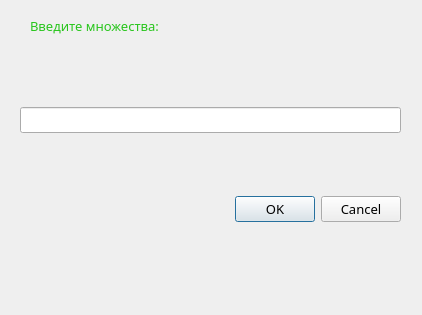
<?xml version="1.0" encoding="UTF-8"?>
<ui version="4.0">
 <class>Dialog</class>
 <widget class="QDialog" name="Dialog">
  <property name="geometry">
   <rect>
    <x>0</x>
    <y>0</y>
    <width>422</width>
    <height>315</height>
   </rect>
  </property>
  <property name="minimumSize">
   <size>
    <width>422</width>
    <height>315</height>
   </size>
  </property>
  <property name="windowTitle">
   <string>Dialog</string>
  </property>
  <widget class="QWidget" name="verticalLayoutWidget">
   <property name="geometry">
    <rect>
     <x>20</x>
     <y>50</y>
     <width>381</width>
     <height>231</height>
    </rect>
   </property>
   <layout class="QVBoxLayout" name="verticalLayout">
    <item>
     <widget class="QLineEdit" name="lineEdit">
      <property name="minimumSize">
       <size>
        <width>0</width>
        <height>10</height>
       </size>
      </property>
      <property name="baseSize">
       <size>
        <width>0</width>
        <height>10</height>
       </size>
      </property>
      <property name="font">
       <font>
        <family>Nokia Sans S60</family>
        <pointsize>10</pointsize>
       </font>
      </property>
     </widget>
    </item>
    <item>
     <widget class="QDialogButtonBox" name="buttonBoxAdd">
      <property name="font">
       <font>
        <family>Nokia Sans S60</family>
        <pointsize>10</pointsize>
       </font>
      </property>
      <property name="orientation">
       <enum>Qt::Horizontal</enum>
      </property>
      <property name="standardButtons">
       <set>QDialogButtonBox::Cancel|QDialogButtonBox::Ok</set>
      </property>
     </widget>
    </item>
   </layout>
  </widget>
  <widget class="QLabel" name="label">
   <property name="geometry">
    <rect>
     <x>30</x>
     <y>10</y>
     <width>161</width>
     <height>31</height>
    </rect>
   </property>
   <property name="palette">
    <palette>
     <active>
      <colorrole role="WindowText">
       <brush brushstyle="SolidPattern">
        <color alpha="255">
         <red>39</red>
         <green>197</green>
         <blue>27</blue>
        </color>
       </brush>
      </colorrole>
     </active>
     <inactive>
      <colorrole role="WindowText">
       <brush brushstyle="SolidPattern">
        <color alpha="255">
         <red>39</red>
         <green>197</green>
         <blue>27</blue>
        </color>
       </brush>
      </colorrole>
     </inactive>
     <disabled>
      <colorrole role="WindowText">
       <brush brushstyle="SolidPattern">
        <color alpha="255">
         <red>120</red>
         <green>120</green>
         <blue>120</blue>
        </color>
       </brush>
      </colorrole>
     </disabled>
    </palette>
   </property>
   <property name="font">
    <font>
     <family>Nokia Sans S60</family>
     <pointsize>10</pointsize>
    </font>
   </property>
   <property name="text">
    <string>Введите множества:</string>
   </property>
  </widget>
 </widget>
 <resources/>
 <connections>
  <connection>
   <sender>buttonBoxAdd</sender>
   <signal>accepted()</signal>
   <receiver>Dialog</receiver>
   <slot>accept()</slot>
   <hints>
    <hint type="sourcelabel">
     <x>248</x>
     <y>254</y>
    </hint>
    <hint type="destinationlabel">
     <x>157</x>
     <y>274</y>
    </hint>
   </hints>
  </connection>
  <connection>
   <sender>buttonBoxAdd</sender>
   <signal>rejected()</signal>
   <receiver>Dialog</receiver>
   <slot>reject()</slot>
   <hints>
    <hint type="sourcelabel">
     <x>316</x>
     <y>260</y>
    </hint>
    <hint type="destinationlabel">
     <x>286</x>
     <y>274</y>
    </hint>
   </hints>
  </connection>
 </connections>
</ui>
